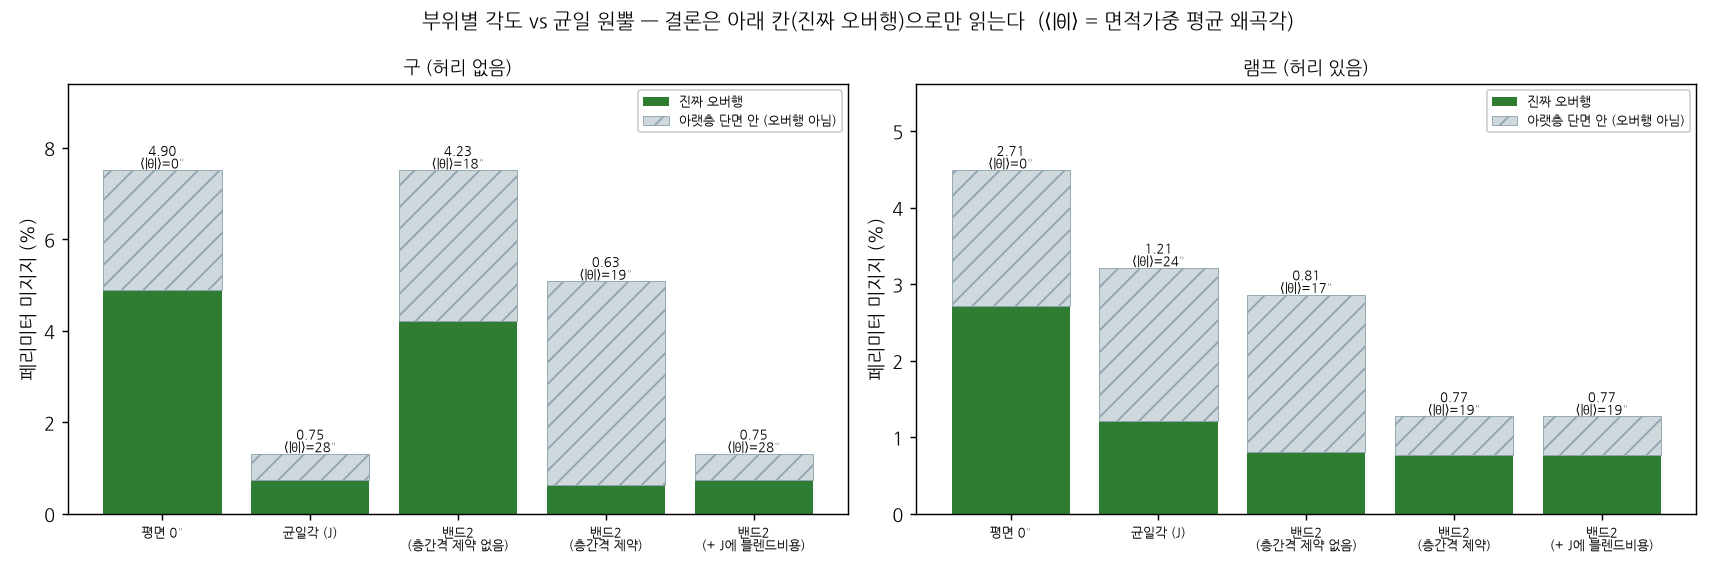

Recreate this plot in Python.
"""
compare_waist.py — 핵심 실험: 부위별 각도(밴드)가 균일 원뿔을 언제 이기는가.

우리 연구 논지는 "모델을 높이 구간으로 나눠 구간마다 최적 각도를 주면 균일
원뿔(RotBot식)보다 낫다"였다. 툴패스 검사기로 실제로 재보니 **조건부로만 참**이다.

    각도를 바꾸려면 블렌드(전이 구간)가 필요하고, 층간격 제약 때문에 그 폭은
        w ≥ r_b · |Δtanθ| / (limit − 1)          (conical/profile.py 유도)
    로 '그 높이의 반경 r_b' 에 비례한다. 즉 **각도 변경의 가격은 그 높이가
    얼마나 뚱뚱한가로 정해진다.** 어디나 뚱뚱한 모델(구)은 블렌드가 모델 높이의
    70% 이상을 잡아먹어 밴드가 손해고, '허리'가 있는 모델(램프)은 목에서 싸게
    각도를 바꿀 수 있어 밴드가 이긴다.

이 스크립트는 두 모델 × 여러 전략을 돌려 그 표를 만든다.

    python3 compare_waist.py            # 구(허리 없음) + 램프(허리 있음)

⚠ 보고 지표는 '페리미터 미지지 %' 다. 전체 미지지 %는 희소 인필(레이어마다
  0/90° 교차 → 원래 브리징)에 지배당해 표면 지지를 가린다 — 이 사실 자체가
  검사기가 잡아낸 측정 결함이었다(docs/verification.md).
"""

import math
import sys
import time

import matplotlib
import numpy as np
import trimesh

matplotlib.use("Agg")
import matplotlib.pyplot as plt

from conical.backtransform import backtransform
from conical.config import BLEND_SHIFT_RATIO, DEFAULT_K, MAX_SPACING_FACTOR
from conical.meshio import RadiusProfile, center_on_axis
from conical.planar_slicer import slice_mesh
from conical.plotstyle import L
from conical.profile import AngleProfile
from conical.selector import select_cone
from conical.toolpath import check_support, sample_extrusions, support_breakdown
from conical.transform import transform_cone, transform_cone_profile
from conical.varangle import select_banded, select_banded_j

LAYER_H = 0.4


def waisted_model(r_neck=2.0):
    """구 + 가는 목 + 위로 벌어지는 형상. '허리가 있는' 대조 모델.

    `r_neck` 으로 목의 반경을 준다 (기본 2.0 = 기존 램프 모델 그대로).
    허리 깊이를 연속으로 바꿔가며 '허리가 얼마나 깊어야 밴드가 균일각을
    이기는가' 를 곡선으로 재려고 매개변수화했다 — 그전에는 구(허리 없음) /
    램프(허리 있음) 두 점의 일화뿐이었다.

    상단 벌어짐은 r=7.0 로 고정이라 `r_neck` 이 7 이면 목이 사라진다
    (`waist_prominence` = 0). 즉 7 → 1 이 '허리 없음 → 아주 깊은 목' 축이다.
    """
    R, ZC = 8.0, 8.0
    r_neck = float(min(max(r_neck, 0.25), R))
    t_end = math.pi - math.asin(r_neck / R)       # 구를 r=r_neck 되는 윗지점까지
    pts = [(R * math.sin(t), ZC - R * math.cos(t))
           for t in np.linspace(0, t_end, 60)]
    z_neck = pts[-1][1]
    pts += [(r_neck, z) for z in np.linspace(z_neck, 20.0, 8)[1:]]
    pts += [(r, z) for r, z in zip(np.linspace(r_neck, 7.0, 12)[1:],
                                   np.linspace(20.0, 30.0, 12)[1:], strict=True)]
    pts += [(0.0, 30.0)]
    m = trimesh.creation.revolve(np.array(pts), sections=64)
    m.merge_vertices()
    m.fix_normals()
    return center_on_axis(m)


def mean_abs_angle(mesh, spec):
    """면적가중 평균 |θ| (왜곡 비용 축). 고정각이면 그 각도 그대로."""
    if not isinstance(spec, AngleProfile):
        return abs(float(spec))
    areas = mesh.area_faces
    fz = mesh.vertices[mesh.faces].mean(axis=1)[:, 2]
    return float((np.abs(spec.theta_at(fz)) * areas).sum() / areas.sum())


def run_pipeline(mesh, angle_or_profile, direction="outward", breakdown=False):
    """파이프라인 1회 → (페리미터 미지지 %, 전체 미지지 %, 인필 미지지 %).

    `breakdown=True` 면 (진짜 오버행 %p, 아랫층 단면 안 %p, 그 수직 간격 중앙값)
    을 덧붙인다. 서포트 판단은 **진짜 오버행**으로 한다. '단면 안'은 오버행이
    아니지만 무죄도 아니다 — 수직 간격이 층고 수준이면 브리징(정상), 크게 넘으면
    층간격 팽창(결함)이다. `conical.toolpath.classify_unsupported` 참고.
    """
    if isinstance(angle_or_profile, AngleProfile):
        v = transform_cone_profile(mesh.vertices, angle_or_profile, direction)
    elif angle_or_profile > 0:
        v = transform_cone(mesh.vertices, angle_or_profile, direction)
    else:
        v = mesh.vertices
    warped = trimesh.Trimesh(vertices=v, faces=mesh.faces, process=False)
    items = slice_mesh(warped, layer_height=LAYER_H)
    real, _ = backtransform(items, angle_or_profile, direction)
    pts, mid, w, kinds, lay = sample_extrusions(real, return_types=True,
                                                return_layers=True)
    sup, st = check_support(pts, mid, w, layer_height=LAYER_H)

    def pct(mask):
        tot = w[mask].sum()
        return (w[mask & ~sup].sum() / tot * 100.0) if tot > 0 else float("nan")

    base = (pct(kinds == 0), st["unsupported_pct"], pct(kinds == 1))
    if not breakdown:
        return base
    b = support_breakdown(pts, mid, kinds, lay, sup, w)
    return base + (b["overhang_pct"], b["inside_pct"], b["inside_gap_median"])


def strategies(mesh, k=DEFAULT_K):
    """이 모델에 대해 비교할 전략들 → [(이름, 각도 or 프로필, 메모)]."""
    r_max = float(np.hypot(mesh.vertices[:, 0], mesh.vertices[:, 1]).max())
    rp = RadiusProfile(mesh)
    h = mesh.bounds[1][2] - mesh.bounds[0][2]

    best, _ = select_cone(mesh, k, verbose=False)
    banded = select_banded(mesh, k, 2)

    old = AngleProfile.from_banded_result(banded, r_max)            # 층간격 제약 없음
    new = AngleProfile.from_banded_result(
        banded, r_max, radius_profile=rp, spacing_limit=MAX_SPACING_FACTOR,
        max_shift=BLEND_SHIFT_RATIO * h)
    jr = select_banded_j(mesh, k, 2, r_max, rp, MAX_SPACING_FACTOR)

    def blend_note(p):
        iv = p.blend_intervals()
        if not iv:
            return "블렌드 없음(균일로 수렴)"
        (a, b), = iv
        return (f"블렌드 {b-a:.1f}mm, 배율 "
                f"{p.max_spacing_factor(r_max, 'outward', rp):.2f}배")

    return [
        ("평면 (0°)", 0.0, "기준선"),
        (f"균일 {best['angle']:.0f}° (J 자동)", float(best["angle"]),
         f"RotBot식 균일 원뿔, k={k}"),
        ("밴드2 (층간격 제약 없음)", old,
         f"블렌드 {old.blend_intervals()[0][1]-old.blend_intervals()[0][0]:.1f}mm, "
         f"배율 {old.max_spacing_factor(r_max, 'outward', rp):.1f}배"),
        ("밴드2 (층간격 제약)", new,
         blend_note(new) + (f"; {new.notes[0]}" if new.notes else "")),
        ("밴드2 (제약 + J에 블렌드비용)", jr["profile_obj"],
         f"각도 {jr['thetas']}, " + blend_note(jr["profile_obj"])),
    ], rp


def main():
    models = [("구 (허리 없음)",
               center_on_axis(trimesh.creation.icosphere(subdivisions=3, radius=10.0))),
              ("램프 (허리 있음)", waisted_model())]
    if len(sys.argv) > 1:
        models = [(sys.argv[1], center_on_axis(trimesh.load(sys.argv[1], force="mesh")))]

    results = {}
    for name, mesh in models:
        rp = RadiusProfile(mesh)
        print("=" * 74)
        print(f"[{name}]  면 {len(mesh.faces):,}  높이 {mesh.bounds[1][2]:.1f}mm  "
              f"최대반경 {rp.global_max:.1f}mm")
        rows = []
        strats, _ = strategies(mesh)
        for label, spec, note in strats:
            t0 = time.time()
            peri, total, fill, oh, ins, gapz = run_pipeline(mesh, spec,
                                                            breakdown=True)
            ma = mean_abs_angle(mesh, spec)
            rows.append((label, peri, total, fill, note, ma, oh, ins, gapz))
            # 수직거리는 참고용 — 희소 인필 격자에 지배되어 평면 0° 에서도
            # 1.2mm 가 나온다 (conical.toolpath.vertical_gaps 참고).
            print(f"  {label:<28} 오버행 {oh:5.2f}%p   평균|θ| {ma:5.1f}°   "
                  f"(페리미터 {peri:5.2f}% = {oh:.2f} + 단면안 {ins:.2f}"
                  f", 아래재료 {gapz:.2f}mm)  ({time.time()-t0:.0f}s)")
            print(f"  {'':<28} └ {note}")
        results[name] = rows

    # 그림: 모델별 페리미터 미지지 막대.
    # 라벨은 conical.plotstyle 의 L() 이 고른다 — 한글 폰트가 있으면 한글,
    # 없으면 영문 (개발 컨테이너엔 한글 폰트가 없어 두부(□)로 깨지기 때문).
    xlabels = [L("planar 0°", "평면 0°"),
          L("uniform (J)", "균일각 (J)"),
          L("banded-2\n(no spacing limit)", "밴드2\n(층간격 제약 없음)"),
          L("banded-2\n(spacing limit)", "밴드2\n(층간격 제약)"),
          L("banded-2\n(+ blend cost in J)", "밴드2\n(+ J에 블렌드비용)")]
    fig, axes = plt.subplots(1, len(results), figsize=(6.6 * len(results), 4.4))
    axes = np.atleast_1d(axes)
    for ax, (name, rows) in zip(axes, results.items(), strict=True):
        # 쌓은 막대: 아래가 진짜 오버행, 위가 희소 인필 위(허상).
        # 둘을 같이 그리는 이유 — 막대 전체 높이가 옛 지표('페리미터 미지지')라
        # 옛 표와 새 표의 관계가 그림에서 바로 읽힌다. 결론은 아래 칸으로 읽는다.
        ohs = [r[6] for r in rows]
        gaps = [r[7] for r in rows]
        angs = [r[5] for r in rows]
        ax.bar(range(len(ohs)), ohs, color="#2e7d32",
               label=L("true overhang", "진짜 오버행"))
        ax.bar(range(len(gaps)), gaps, bottom=ohs, color="#cfd8dc",
               hatch="//", edgecolor="#90a4ae", linewidth=.5,
               label=L("inside the layer below (not overhang)",
                       "아랫층 단면 안 (오버행 아님)"))
        ax.set_xticks(range(len(ohs)))
        ax.set_xticklabels(xlabels[:len(ohs)], fontsize=7)
        ax.set_ylabel(L("unsupported perimeter (%)", "페리미터 미지지 (%)"))
        ax.set_title(L("sphere (no waist)", "구 (허리 없음)") if "구" in name
                     else L("lamp (with waist)", "램프 (허리 있음)"), fontsize=10)
        ax.legend(fontsize=7, loc="upper right", framealpha=.9)
        for i, (o, g, a) in enumerate(zip(ohs, gaps, angs, strict=True)):
            ax.text(i, o + g, f"{o:.2f}\n⟨|θ|⟩={a:.0f}°", ha="center",
                    va="bottom", fontsize=7)
        ax.set_ylim(0, max(o + g for o, g in zip(ohs, gaps, strict=True)) * 1.25)
    fig.suptitle(L("per-band angles vs uniform cone — read the solid part only "
                   "(⟨|θ|⟩ = mean distortion angle)",
                   "부위별 각도 vs 균일 원뿔 — 결론은 아래 칸(진짜 오버행)으로만 읽는다  "
                   "(⟨|θ|⟩ = 면적가중 평균 왜곡각)"), fontsize=11)
    fig.tight_layout()
    fig.savefig("compare_waist.png", dpi=130)
    print("\n그림 저장: compare_waist.png")
    print("⚠ 시뮬레이션 경향이며 실물 출력 검증 전 — '증명'이 아니다.")
    return 0


if __name__ == "__main__":
    raise SystemExit(main())
